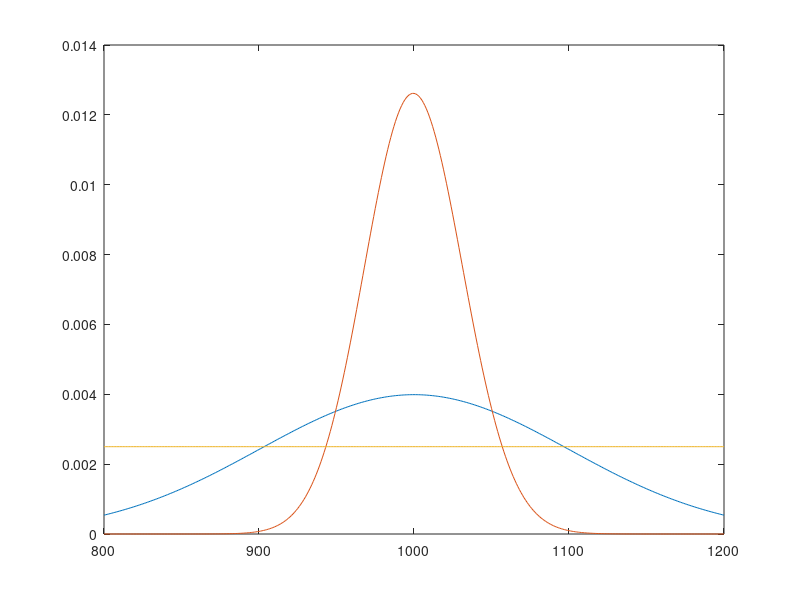

This figure's MATLAB source: (Note: this script raises an error after producing the figure.)
mu = 1000;
sigma = 100;
pd1 = makedist('Normal', 'mu', mu, 'sigma', sigma);
x1 = 800:1:1200;
y1 = pdf(pd1, x1);
plot(x1, y1)
hold on

lambda = 1000;
pd = makedist('Poisson','lambda',lambda);
x2 = 800:1:1200;
y2 = pdf(pd, x2);
plot(x2, y2)
hold on

lb = 800;
ub = 1200;
pd3 = makedist('Uniform', 'lower', lb, 'upper', ub);
x3 = 800:1:1200;
y3 = pdf(pd3, x3);
plot(x3, y3)

writematrix(y1, 'yGaussian.csv')
writematrix(y2, 'yPoisson.csv')
writematrix(y3, 'yUniform.csv')